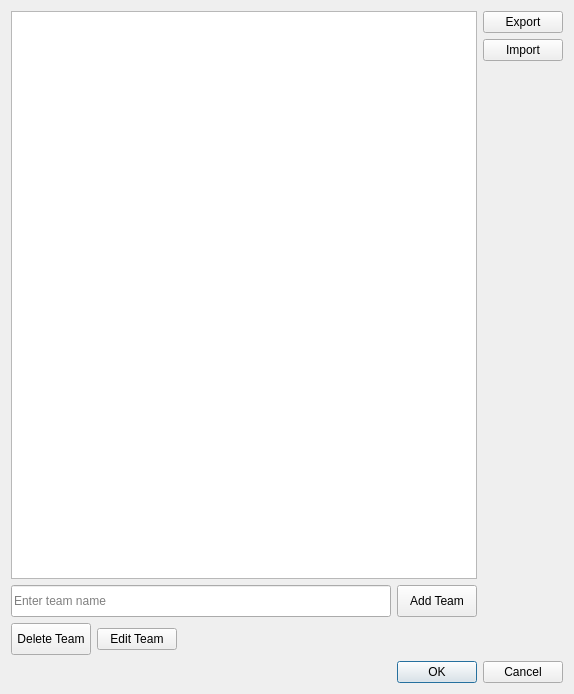
<?xml version="1.0" encoding="UTF-8"?>
<ui version="4.0">
 <class>league_editor</class>
 <widget class="QDialog" name="league_editor">
  <property name="geometry">
   <rect>
    <x>0</x>
    <y>0</y>
    <width>574</width>
    <height>694</height>
   </rect>
  </property>
  <property name="windowTitle">
   <string>League Editor</string>
  </property>
  <layout class="QVBoxLayout" name="verticalLayout_4">
   <item>
    <layout class="QVBoxLayout" name="verticalLayout_3">
     <item>
      <layout class="QHBoxLayout" name="horizontalLayout_3">
       <item>
        <layout class="QVBoxLayout" name="verticalLayout">
         <item>
          <widget class="QListWidget" name="team_list_widget"/>
         </item>
         <item>
          <layout class="QHBoxLayout" name="horizontalLayout_2">
           <item>
            <widget class="QLineEdit" name="team_name_line_edit">
             <property name="minimumSize">
              <size>
               <width>0</width>
               <height>32</height>
              </size>
             </property>
             <property name="text">
              <string/>
             </property>
             <property name="placeholderText">
              <string>Enter team name</string>
             </property>
            </widget>
           </item>
           <item>
            <widget class="QPushButton" name="add_team_button">
             <property name="minimumSize">
              <size>
               <width>0</width>
               <height>32</height>
              </size>
             </property>
             <property name="text">
              <string>Add Team</string>
             </property>
            </widget>
           </item>
          </layout>
         </item>
         <item>
          <layout class="QHBoxLayout" name="horizontalLayout">
           <item>
            <widget class="QPushButton" name="delete_team_button">
             <property name="sizePolicy">
              <sizepolicy hsizetype="Maximum" vsizetype="Maximum">
               <horstretch>0</horstretch>
               <verstretch>0</verstretch>
              </sizepolicy>
             </property>
             <property name="minimumSize">
              <size>
               <width>0</width>
               <height>32</height>
              </size>
             </property>
             <property name="text">
              <string>Delete Team</string>
             </property>
            </widget>
           </item>
           <item>
            <widget class="QPushButton" name="edit_team_button">
             <property name="sizePolicy">
              <sizepolicy hsizetype="Maximum" vsizetype="Fixed">
               <horstretch>0</horstretch>
               <verstretch>0</verstretch>
              </sizepolicy>
             </property>
             <property name="text">
              <string>Edit Team</string>
             </property>
            </widget>
           </item>
           <item>
            <spacer name="horizontalSpacer">
             <property name="orientation">
              <enum>Qt::Orientation::Horizontal</enum>
             </property>
             <property name="sizeHint" stdset="0">
              <size>
               <width>40</width>
               <height>20</height>
              </size>
             </property>
            </spacer>
           </item>
          </layout>
         </item>
        </layout>
       </item>
       <item>
        <layout class="QVBoxLayout" name="verticalLayout_2">
         <item>
          <widget class="QPushButton" name="export_button">
           <property name="text">
            <string>Export</string>
           </property>
          </widget>
         </item>
         <item>
          <widget class="QPushButton" name="import_button">
           <property name="text">
            <string>Import</string>
           </property>
          </widget>
         </item>
         <item>
          <spacer name="verticalSpacer">
           <property name="orientation">
            <enum>Qt::Orientation::Vertical</enum>
           </property>
           <property name="sizeHint" stdset="0">
            <size>
             <width>20</width>
             <height>40</height>
            </size>
           </property>
          </spacer>
         </item>
        </layout>
       </item>
      </layout>
     </item>
     <item>
      <widget class="QDialogButtonBox" name="buttonBox">
       <property name="orientation">
        <enum>Qt::Orientation::Horizontal</enum>
       </property>
       <property name="standardButtons">
        <set>QDialogButtonBox::StandardButton::Cancel|QDialogButtonBox::StandardButton::Ok</set>
       </property>
      </widget>
     </item>
    </layout>
   </item>
  </layout>
 </widget>
 <resources/>
 <connections>
  <connection>
   <sender>buttonBox</sender>
   <signal>accepted()</signal>
   <receiver>league_editor</receiver>
   <slot>accept()</slot>
   <hints>
    <hint type="sourcelabel">
     <x>248</x>
     <y>254</y>
    </hint>
    <hint type="destinationlabel">
     <x>157</x>
     <y>274</y>
    </hint>
   </hints>
  </connection>
  <connection>
   <sender>buttonBox</sender>
   <signal>rejected()</signal>
   <receiver>league_editor</receiver>
   <slot>reject()</slot>
   <hints>
    <hint type="sourcelabel">
     <x>316</x>
     <y>260</y>
    </hint>
    <hint type="destinationlabel">
     <x>286</x>
     <y>274</y>
    </hint>
   </hints>
  </connection>
 </connections>
</ui>
